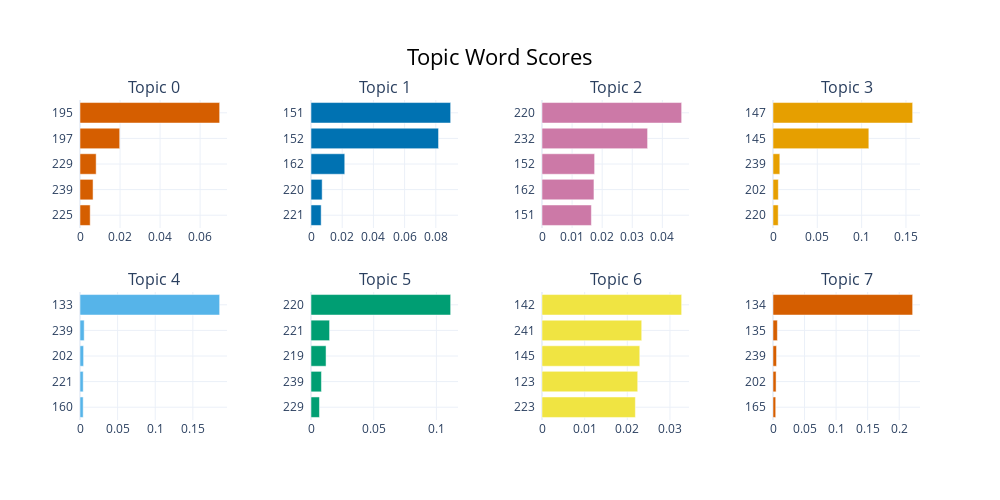

This figure's notebook cell:
### Code cell
topic_model_m.visualize_barchart()#top_n_topics=16)

### Figure 1 — Plotly figure (JSON) as saved in the notebook; plotly's stock layout.template omitted (floating-point values rounded to 4 significant figures)
{"data": [{"marker": {"color": "#D55E00"}, "orientation": "h", "type": "bar", "x": [0.005092, 0.006522, 0.008072, 0.01983, 0.06976], "xaxis": "x", "y": ["225  ", "239  ", "229  ", "197  ", "195  "], "yaxis": "y"}, {"marker": {"color": "#0072B2"}, "orientation": "h", "type": "bar", "x": [0.006512, 0.007152, 0.02163, 0.08174, 0.0895], "xaxis": "x2", "y": ["221  ", "220  ", "162  ", "152  ", "151  "], "yaxis": "y2"}, {"marker": {"color": "#CC79A7"}, "orientation": "h", "type": "bar", "x": [0.01641, 0.01727, 0.01749, 0.03509, 0.04641], "xaxis": "x3", "y": ["151  ", "162  ", "152  ", "232  ", "220  "], "yaxis": "y3"}, {"marker": {"color": "#E69F00"}, "orientation": "h", "type": "bar", "x": [0.005884, 0.006012, 0.00769, 0.1081, 0.1576], "xaxis": "x4", "y": ["220  ", "202  ", "239  ", "145  ", "147  "], "yaxis": "y4"}, {"marker": {"color": "#56B4E9"}, "orientation": "h", "type": "bar", "x": [0.004231, 0.004274, 0.00478, 0.005565, 0.1856], "xaxis": "x5", "y": ["160  ", "221  ", "202  ", "239  ", "133  "], "yaxis": "y5"}, {"marker": {"color": "#009E73"}, "orientation": "h", "type": "bar", "x": [0.006744, 0.008314, 0.01201, 0.01481, 0.1114], "xaxis": "x6", "y": ["229  ", "239  ", "219  ", "221  ", "220  "], "yaxis": "y6"}, {"marker": {"color": "#F0E442"}, "orientation": "h", "type": "bar", "x": [0.02189, 0.02244, 0.02292, 0.02338, 0.03274], "xaxis": "x7", "y": ["223  ", "123  ", "145  ", "241  ", "142  "], "yaxis": "y7"}, {"marker": {"color": "#D55E00"}, "orientation": "h", "type": "bar", "x": [0.004296, 0.004896, 0.005616, 0.006937, 0.2213], "xaxis": "x8", "y": ["165  ", "202  ", "239  ", "135  ", "134  "], "yaxis": "y8"}], "layout": {"annotations": [{"font": {"size": 16}, "showarrow": false, "text": "Topic 0", "x": 0.0875, "xanchor": "center", "xref": "paper", "y": 1, "yanchor": "bottom", "yref": "paper"}, {"font": {"size": 16}, "showarrow": false, "text": "Topic 1", "x": 0.3625, "xanchor": "center", "xref": "paper", "y": 1, "yanchor": "bottom", "yref": "paper"}, {"font": {"size": 16}, "showarrow": false, "text": "Topic 2", "x": 0.6375, "xanchor": "center", "xref": "paper", "y": 1, "yanchor": "bottom", "yref": "paper"}, {"font": {"size": 16}, "showarrow": false, "text": "Topic 3", "x": 0.9125, "xanchor": "center", "xref": "paper", "y": 1, "yanchor": "bottom", "yref": "paper"}, {"font": {"size": 16}, "showarrow": false, "text": "Topic 4", "x": 0.0875, "xanchor": "center", "xref": "paper", "y": 0.4, "yanchor": "bottom", "yref": "paper"}, {"font": {"size": 16}, "showarrow": false, "text": "Topic 5", "x": 0.3625, "xanchor": "center", "xref": "paper", "y": 0.4, "yanchor": "bottom", "yref": "paper"}, {"font": {"size": 16}, "showarrow": false, "text": "Topic 6", "x": 0.6375, "xanchor": "center", "xref": "paper", "y": 0.4, "yanchor": "bottom", "yref": "paper"}, {"font": {"size": 16}, "showarrow": false, "text": "Topic 7", "x": 0.9125, "xanchor": "center", "xref": "paper", "y": 0.4, "yanchor": "bottom", "yref": "paper"}], "height": 500, "hoverlabel": {"bgcolor": "white", "font": {"family": "Rockwell", "size": 16}}, "showlegend": false, "title": {"font": {"color": "Black", "size": 22}, "text": "Topic Word Scores", "x": 0.5, "xanchor": "center", "yanchor": "top"}, "width": 1000, "xaxis": {"anchor": "y", "domain": [0, 0.175], "showgrid": true}, "xaxis2": {"anchor": "y2", "domain": [0.275, 0.45], "showgrid": true}, "xaxis3": {"anchor": "y3", "domain": [0.55, 0.725], "showgrid": true}, "xaxis4": {"anchor": "y4", "domain": [0.825, 1], "showgrid": true}, "xaxis5": {"anchor": "y5", "domain": [0, 0.175], "showgrid": true}, "xaxis6": {"anchor": "y6", "domain": [0.275, 0.45], "showgrid": true}, "xaxis7": {"anchor": "y7", "domain": [0.55, 0.725], "showgrid": true}, "xaxis8": {"anchor": "y8", "domain": [0.825, 1], "showgrid": true}, "yaxis": {"anchor": "x", "domain": [0.6, 1], "showgrid": true}, "yaxis2": {"anchor": "x2", "domain": [0.6, 1], "showgrid": true}, "yaxis3": {"anchor": "x3", "domain": [0.6, 1], "showgrid": true}, "yaxis4": {"anchor": "x4", "domain": [0.6, 1], "showgrid": true}, "yaxis5": {"anchor": "x5", "domain": [0, 0.4], "showgrid": true}, "yaxis6": {"anchor": "x6", "domain": [0, 0.4], "showgrid": true}, "yaxis7": {"anchor": "x7", "domain": [0, 0.4], "showgrid": true}, "yaxis8": {"anchor": "x8", "domain": [0, 0.4], "showgrid": true}}}
